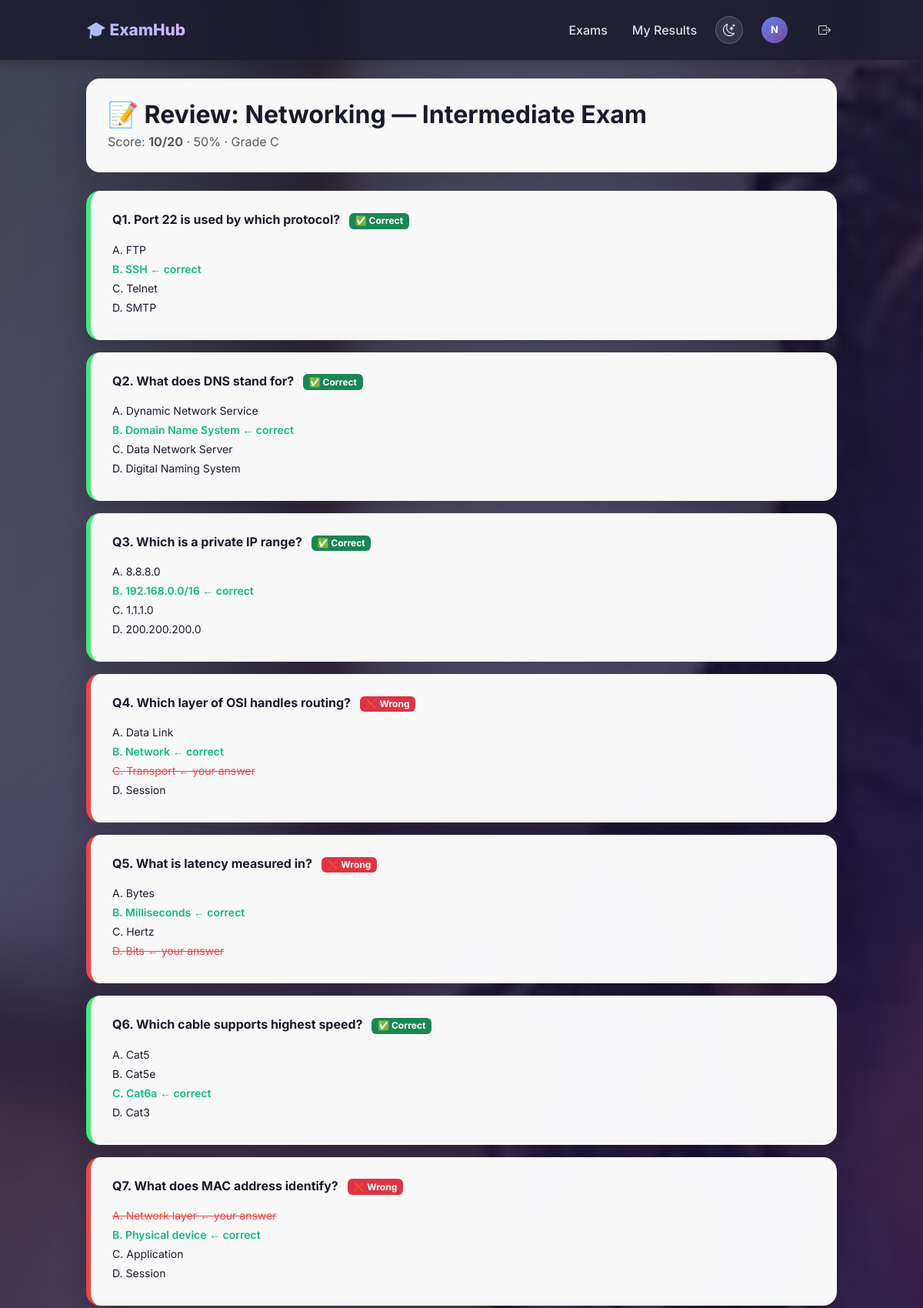
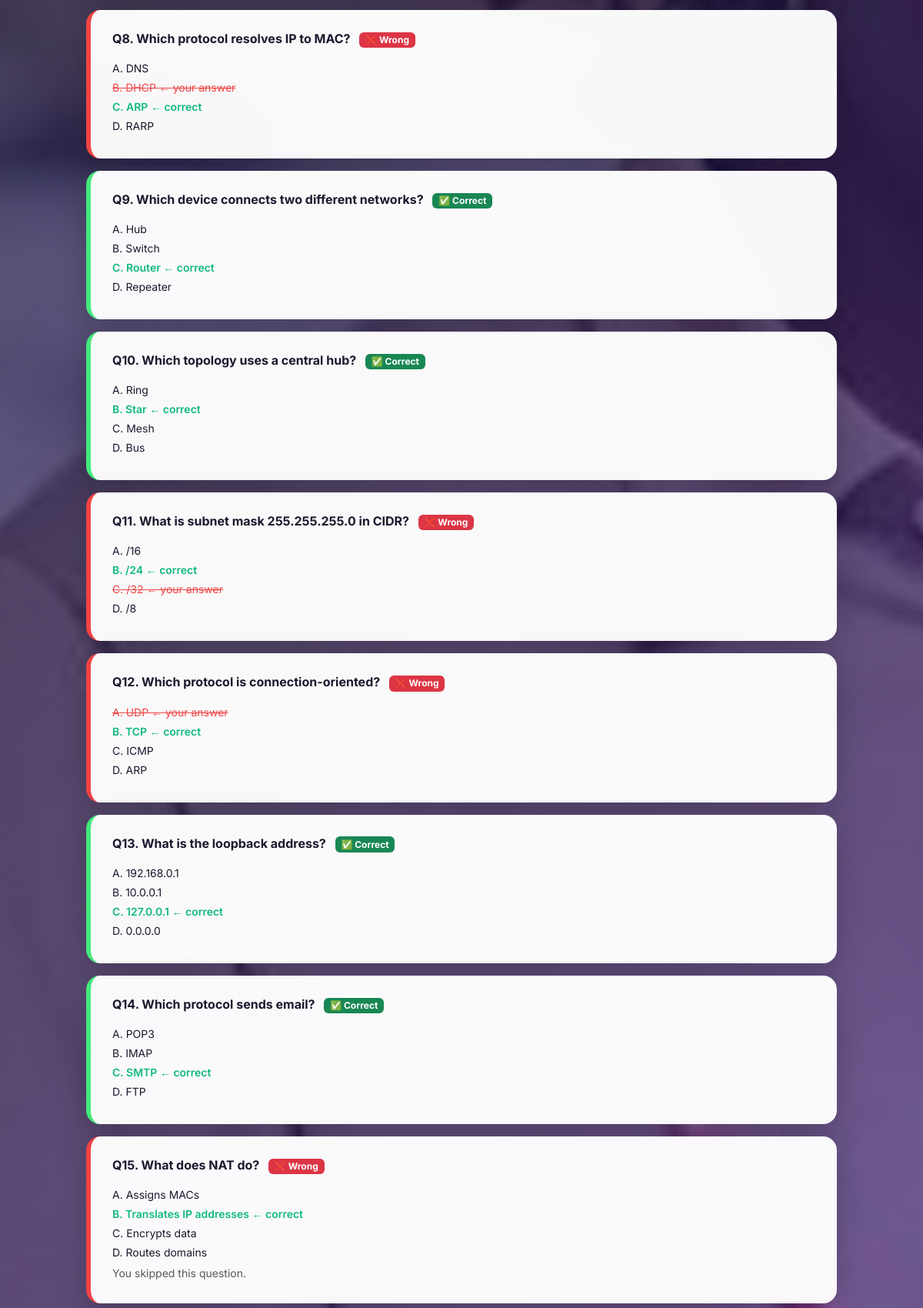
The app's page /result/1/review (signed in, upper part) with its own data (2 pictures, top to bottom).
### models.py (models this page shows, shortened)
class User(UserMixin, db.Model):
    __tablename__ = 'user'
    id = db.Column(db.Integer, primary_key=True)
    username = db.Column(db.String(80), unique=True, nullable=False, index=True)
    password_hash = db.Column(db.String(200), nullable=False)
    is_admin = db.Column(db.Boolean, default=False, nullable=False)
    created_at = db.Column(db.DateTime, default=datetime.utcnow)
    results = db.relationship('Result', backref='student', lazy=True,
                              cascade='all, delete-orphan')

class Exam(db.Model):
    __tablename__ = 'exam'
    id = db.Column(db.Integer, primary_key=True)
    title = db.Column(db.String(200), nullable=False)
    description = db.Column(db.Text, nullable=True)
    duration_minutes = db.Column(db.Integer, nullable=False, default=30)
    category_id = db.Column(db.Integer, db.ForeignKey('category.id'), nullable=False)
    questions_per_attempt = db.Column(db.Integer, default=50)
    opens_at = db.Column(db.DateTime, nullable=True)
    closes_at = db.Column(db.DateTime, nullable=True)
    created_at = db.Column(db.DateTime, default=datetime.utcnow)
    questions = db.relationship('Question', backref='exam', lazy=True,
                                cascade='all, delete-orphan')
    results = db.relationship('Result', backref='exam', lazy=True,
                              cascade='all, delete-orphan')

class Result(db.Model):
    __tablename__ = 'result'
    id = db.Column(db.Integer, primary_key=True)
    user_id = db.Column(db.Integer, db.ForeignKey('user.id'), nullable=False)
    exam_id = db.Column(db.Integer, db.ForeignKey('exam.id'), nullable=False)
    score = db.Column(db.Integer, nullable=False)
    total_questions = db.Column(db.Integer, nullable=False)
    tab_switches = db.Column(db.Integer, default=0)
    completed_at = db.Column(db.DateTime, default=datetime.utcnow)
    answers = db.relationship('Answer', backref='result', lazy=True,
                              cascade='all, delete-orphan')
    @property
    def percentage(self):
        if self.total_questions == 0:
            return 0
        return round((self.score / self.total_questions) * 100)
    @property
    def grade(self):
        p = self.percentage
        if p >= 70: return 'A'
        if p >= 60: return 'B'
        if p >= 50: return 'C'
        if p >= 40: return 'D'
        return 'F'

class Answer(db.Model):
    __tablename__ = 'answer'
    id = db.Column(db.Integer, primary_key=True)
    result_id = db.Column(db.Integer, db.ForeignKey('result.id'), nullable=False)
    question_id = db.Column(db.Integer, db.ForeignKey('question.id'), nullable=False)
    chosen = db.Column(db.String(1), nullable=True)  # A/B/C/D or None if skipped
    is_correct = db.Column(db.Boolean, default=False)
    question = db.relationship('Question')

class Question(db.Model):
    __tablename__ = 'question'
    id = db.Column(db.Integer, primary_key=True)
    exam_id = db.Column(db.Integer, db.ForeignKey('exam.id'), nullable=False)
    text = db.Column(db.Text, nullable=False)
    option_a = db.Column(db.String(300), nullable=False)
    option_b = db.Column(db.String(300), nullable=False)
    option_c = db.Column(db.String(300), nullable=False)
    option_d = db.Column(db.String(300), nullable=False)
    correct_answer = db.Column(db.String(1), nullable=False)
    difficulty = db.Column(db.String(10), default='Medium')  # Easy, Medium, Hard

### app.py (the view)
@app.route('/result/<int:result_id>/review')
@login_required
def review(result_id):
    result = Result.query.get_or_404(result_id)
    if result.user_id != current_user.id and not current_user.is_admin:
        abort(403)
    return render_template('review.html', result=result)

### app.py (called while the page is built)
@login_manager.user_loader
def load_user(user_id):
    return User.query.get(int(user_id))

### templates/review.html (shortened to what this page needs)
{% extends 'base.html' %}
{% block content %}
<div class="glass-card mb-4">
    <h2 class="fw-bold mb-1">📝 Review: {{ result.exam.title }}</h2>
    <p class="text-muted mb-0">
        Score: <strong>{{ result.score }}/{{ result.total_questions }}</strong> ·
        {{ result.percentage }}% · Grade {{ result.grade }}
    </p>
</div>
{% for a in result.answers %}
<div class="glass-card mb-3" style="border-left: 6px solid {% if a.is_correct %}#43e97b{% else %}#ef4444{% endif %};">
    <h6 class="fw-bold mb-3">
        Q{{ loop.index }}. {{ a.question.text }}
        {% if a.is_correct %}
            <span class="badge bg-success ms-2">✅ Correct</span>
        {% else %}
            <span class="badge bg-danger ms-2">❌ Wrong</span>
        {% endif %}
    </h6>
    <ul class="list-unstyled mb-0 small">
        {% for letter, opt in [('A', a.question.option_a), ('B', a.question.option_b), ('C', a.question.option_c), ('D', a.question.option_d)] %}
        <li class="mb-1"
            {% if letter == a.question.correct_answer %}style="color:#10b981;font-weight:600;"
            {% elif letter == a.chosen and not a.is_correct %}style="color:#ef4444;text-decoration:line-through;"
            {% endif %}>
            {{ letter }}. {{ opt }}
            {% if letter == a.question.correct_answer %} ← correct{% endif %}
            {% if letter == a.chosen and not a.is_correct %} ← your answer{% endif %}
        </li>
        {% endfor %}
    </ul>
    {% if not a.chosen %}
        <small class="text-muted">You skipped this question.</small>
    {% endif %}
</div>
{% endfor %}
{% endblock %}

### templates/base.html (shortened to what this page needs)
<!DOCTYPE html>
<html lang="en">
<head>
    <link href="https://cdn.jsdelivr.net/npm/bootstrap@5.3.3/dist/css/bootstrap.min.css" rel="stylesheet">
    <link rel="stylesheet" href="https://cdn.jsdelivr.net/npm/bootstrap-icons@1.11.3/font/bootstrap-icons.css">
</head>
<body>
<nav class="navbar navbar-expand-lg navbar-dark app-navbar">
    <div class="container" style="max-width:1000px;">
        <a class="navbar-brand" href="/">🎓 ExamHub</a>
        <div class="navbar-nav ms-auto align-items-center flex-row gap-3">
            {% if current_user.is_authenticated %}
                {% if current_user.is_admin %}
                    <a class="nav-link" href="/admin">Dashboard</a>
                    <a class="nav-link" href="/admin/analytics">Analytics</a>
                    <a class="nav-link" href="/admin/results">Results</a>
                {% else %}
                    <a class="nav-link" href="/dashboard">Exams</a>
                    <a class="nav-link" href="/my-results">My Results</a>
                {% endif %}
                <button class="theme-toggle" id="themeToggle" title="Toggle theme">
                    <i class="bi bi-moon-stars" id="themeIcon"></i>
                </button>
                <a class="nav-link" href="/profile" title="Profile">
                    <span class="avatar">{{ current_user.username[0].upper() }}</span>
                </a>
                <a class="nav-link" href="/logout"><i class="bi bi-box-arrow-right"></i></a>
            {% else %}
                <a class="nav-link" href="/login">Login</a>
                <a class="nav-link" href="/signup">Sign Up</a>
            {% endif %}
        </div>
    </div>
</nav>
<div class="container my-4" style="max-width: 1000px;">
    {% block content %}{% endblock %}
</div>
</body>
</html>

### records on screen
User: username "N"
Exam: exam "Networking — Intermediate Exam"
Result: score "10", total_questions "20", percentage "50", grade "C"
Answer: question.text "Port 22 is used by which protocol?", is_correct "✅ Correct"
Question: letter "A", option_a "FTP", correct_answer "B", option_b "SSH", shows "← correct", letter "C", option_c "Telnet", letter "D", option_d "SMTP"
Answer: question.text "What does DNS stand for?", is_correct "✅ Correct"
Question: letter "A", option_a "Dynamic Network Service", correct_answer "B", option_b "Domain Name System", shows "← correct", letter "C", option_c "Data Network Server", letter "D", option_d "Digital Naming System"
Answer: question.text "Which is a private IP range?", is_correct "✅ Correct"
Question: letter "A", option_a "8.8.8.0", correct_answer "B", option_b "192.168.0.0/16", shows "← correct", letter "C", option_c "1.1.1.0", letter "D", option_d "200.200.200.0"
Answer: question.text "Which layer of OSI handles routing?", is_correct "❌ Wrong"
Question: letter "A", option_a "Data Link", correct_answer "B", option_b "Network", shows "← correct", letter "C", option_c "Transport", shows "← your answer", letter "D", option_d "Session"
Answer: question.text "What is latency measured in?", is_correct "❌ Wrong"
Question: letter "A", option_a "Bytes", correct_answer "B", option_b "Milliseconds", shows "← correct", letter "C", option_c "Hertz", letter "D", option_d "Bits", shows "← your answer"
Answer: question.text "Which cable supports highest speed?", is_correct "✅ Correct"
Question: letter "A", option_a "Cat5", letter "B", option_b "Cat5e", correct_answer "C", option_c "Cat6a", shows "← correct", letter "D", option_d "Cat3"
Answer: question.text "What does MAC address identify?", is_correct "❌ Wrong"
Question: letter "A", option_a "Network layer", shows "← your answer", correct_answer "B", option_b "Physical device", shows "← correct", letter "C", option_c "Application", letter "D", option_d "Session"
Answer: question.text "Which protocol resolves IP to MAC?", is_correct "❌ Wrong"
Question: letter "A", option_a "DNS", letter "B", option_b "DHCP", shows "← your answer", correct_answer "C", option_c "ARP", shows "← correct", letter "D", option_d "RARP"
Answer: question.text "Which device connects two different networks?", is_correct "✅ Correct"
Question: letter "A", option_a "Hub", letter "B", option_b "Switch", correct_answer "C", option_c "Router", shows "← correct", letter "D", option_d "Repeater"
Answer: question.text "Which topology uses a central hub?", is_correct "✅ Correct"
Question: letter "A", option_a "Ring", correct_answer "B", option_b "Star", shows "← correct", letter "C", option_c "Mesh", letter "D", option_d "Bus"
Answer: question.text "What is subnet mask 255.255.255.0 in CIDR?", is_correct "❌ Wrong"
Question: letter "A", option_a "/16", correct_answer "B", option_b "/24", shows "← correct", letter "C", option_c "/32", shows "← your answer", letter "D", option_d "/8"
Answer: question.text "Which protocol is connection-oriented?", is_correct "❌ Wrong"
Question: letter "A", option_a "UDP", shows "← your answer", correct_answer "B", option_b "TCP", shows "← correct", letter "C", option_c "ICMP", letter "D", option_d "ARP"
Answer: question.text "What is the loopback address?", is_correct "✅ Correct"
Question: letter "A", option_a "192.168.0.1", letter "B", option_b "10.0.0.1", correct_answer "C", option_c "127.0.0.1", shows "← correct", letter "D", option_d "0.0.0.0"
Answer: question.text "Which protocol sends email?", is_correct "✅ Correct"
Question: letter "A", option_a "POP3", letter "B", option_b "IMAP", correct_answer "C", option_c "SMTP", shows "← correct", letter "D", option_d "FTP"
Answer: question.text "What does NAT do?", is_correct "❌ Wrong", shows "You skipped this question."
Question: letter "A", option_a "Assigns MACs", correct_answer "B", option_b "Translates IP addresses", shows "← correct", letter "C", option_c "Encrypts data", letter "D", option_d "Routes domains"
